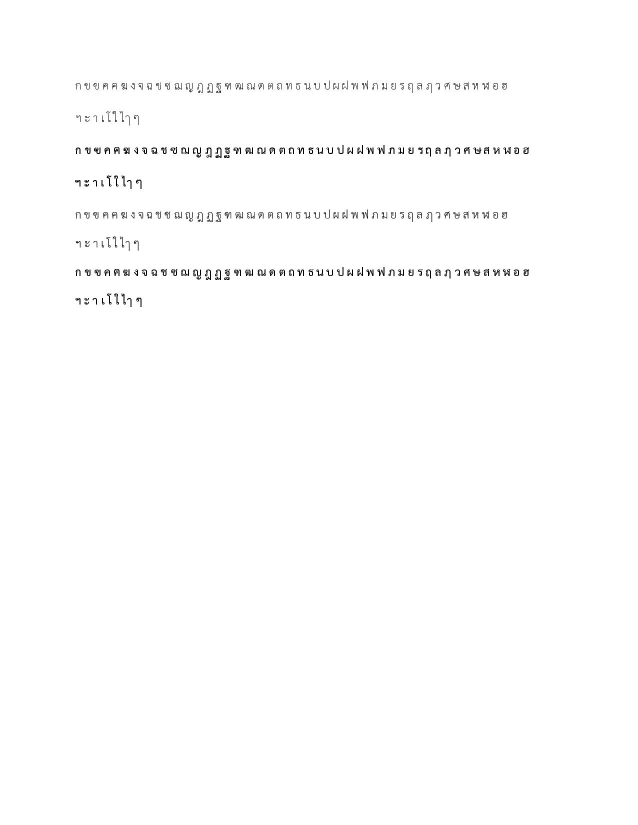
#> input picture unused/MLmodel/AllThaiChars2.jpg, 1275 x 1650 px (shown at 1/2 size)
$ python gentestdata.py
#> lines starting #> are read from the running program, lines starting #| are printed output that depends on the picture; after the words box and inside, x2 and y2 are one past the last pixel; in counts of white or black regions, pixels touching at a corner belong together
# GenData.py
#!/usr/bin/env python
# -*- coding:utf-8 -*-

import sys
import numpy as np
import cv2
import os

# module level variables ##########################################################################
MIN_CONTOUR_AREA = 100

RESIZED_IMAGE_WIDTH = 20
RESIZED_IMAGE_HEIGHT = 30

###################################################################################################
def main():
    imgTrainingNumbers = cv2.imread("AllThaiChars2.jpg")            # read in training numbers image
#> imgTrainingNumbers is the input picture: shape (1650, 1275, 3); min 0, max 255, mean 253.3

    if imgTrainingNumbers is None:                          # if image was not read successfully
        print ("error: image not read from file \n\n")        # print error message to std out
        os.system("pause")                                  # pause so user can see error message
        return                                              # and exit function (which exits program)
    # end if

    imgGray = cv2.cvtColor(imgTrainingNumbers, cv2.COLOR_BGR2GRAY)          # get grayscale image
    imgBlurred = cv2.GaussianBlur(imgGray, (5,5), 0)                        # blur

                                                        # filter image from grayscale to black and white
    imgThresh = cv2.adaptiveThreshold(imgBlurred,                           # input image
                                      255,                                  # make pixels that pass the threshold full white
                                      cv2.ADAPTIVE_THRESH_GAUSSIAN_C,       # use gaussian rather than mean, seems to give better results
                                      cv2.THRESH_BINARY_INV,                # invert so foreground will be white, background will be black
                                      11,                                   # size of a pixel neighborhood used to calculate threshold value
                                      2)                                    # constant subtracted from the mean or weighted mean
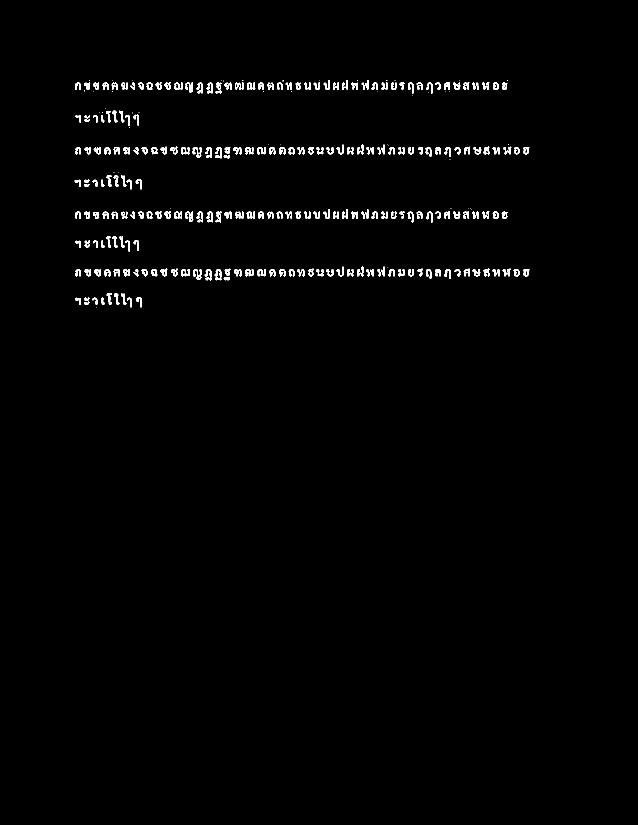
#> imgThresh: shape (1650, 1275) (shown at 1/2 size); 1.2% white; 277 white regions (43 under 20 px)

    cv2.imshow("imgThresh", imgThresh)      # show threshold image for reference

    imgThreshCopy = imgThresh.copy()        # make a copy of the thresh image, this in necessary b/c findContours modifies the image

    npaContours, npaHierarchy = cv2.findContours(imgThreshCopy,        # input image, make sure to use a copy since the function will modify this image in the course of finding contours
                                                 cv2.RETR_EXTERNAL,                 # retrieve the outermost contours only
                                                 cv2.CHAIN_APPROX_SIMPLE)           # compress horizontal, vertical, and diagonal segments and leave only their end points
#> npaContours = 277 contours, 43 with area under 20; largest, box (x1, y1, x2, y2) and area: (362, 538, 379, 553) 154, (386, 538, 403, 560) 152, (349, 165, 365, 180) 148, (348, 423, 364, 438) 142, (370, 423, 387, 444) 136; npaHierarchy = 277 rows, first 6: [1, -1, -1, -1], [2, 0, -1, -1], [3, 1, -1, -1], [4, 2, -1, -1], [5, 3, -1, -1], [6, 4, -1, -1]

                                # declare empty numpy array, we will use this to write to file later
                                # zero rows, enough cols to hold all image data
    npaFlattenedImages =  np.empty((0, RESIZED_IMAGE_WIDTH * RESIZED_IMAGE_HEIGHT))

    intClassifications = []         # declare empty classifications list, this will be our list of how we are classifying our chars from user input, we will write to file at the end
                                    #กขฃคฅฆงจฉชซฌญฎฏฐฑฒณดตถทธนบปผฝพฟภมยรฤลฦวศษสหฬอฮฯะาเโใไๅๆ
                                    # possible chars we are interested in are digits 0 through 9, put these in list intValidChars
    intValidChars = [ord('ก'), ord('ข'), ord('ฃ'), ord('ค'), ord('ฆ'), ord('ง'), ord('จ'), ord('ฉ'), ord('ช'), ord('ซ'),
                     ord('ฌ'), ord('ญ'), ord('ฎ'), ord('ฏ'), ord('ฐ'), ord('ฑ'), ord('ฒ'), ord('ณ'), ord('ด'), ord('ต'),
                     ord('ถ'), ord('ท'), ord('ธ'), ord('น'), ord('บ'), ord('ป'), ord('ผ'), ord('ฝ'), ord('พ'), ord('ฟ'),
                     ord('ภ'), ord('ม'), ord('ย'), ord('ร'), ord('ฤ'), ord('ล'), ord('ฦ'), ord('ว'), ord('ศ'), ord('ษ'), ord('ส'),
                     ord('ห'), ord('ฬ'), ord('อ'), ord('ฮ'), ord('ฯ'), ord('ะ'), ord('า'), ord('เ'), ord('โ'), ord('ใ'), ord('ไ'), ord('ๅ'), ord('ๆ')]

    for npaContour in npaContours:                          # for each contour
        if cv2.contourArea(npaContour) > MIN_CONTOUR_AREA:          # if contour is big enough to consider
            [intX, intY, intW, intH] = cv2.boundingRect(npaContour)         # get and break out bounding rect

                                                # draw rectangle around each contour as we ask user for input
            cv2.rectangle(imgTrainingNumbers,           # draw rectangle on original training image
                          (intX, intY),                 # upper left corner
                          (intX+intW,intY+intH),        # lower right corner
                          (0, 0, 255),                  # red
                          2)                            # thickness

            imgROI = imgThresh[intY:intY+intH, intX:intX+intW]                                  # crop char out of threshold image
            imgROIResized = cv2.resize(imgROI, (RESIZED_IMAGE_WIDTH, RESIZED_IMAGE_HEIGHT))     # resize image, this will be more consistent for recognition and storage

            cv2.imshow("imgROI", imgROI)                    # show cropped out char for reference
            cv2.imshow("imgROIResized", imgROIResized)      # show resized image for reference
            cv2.imshow("training_numbers.png", imgTrainingNumbers)      # show training numbers image, this will now have red rectangles drawn on it

            intChar = cv2.waitKey(0)                     # get key press

            if intChar == 27:                   # if esc key was pressed
                sys.exit()                      # exit program
            elif intChar in intValidChars:      # else if the char is in the list of chars we are looking for . . .

                intClassifications.append(intChar)                                                # append classification char to integer list of chars (we will convert to float later before writing to file)

                npaFlattenedImage = imgROIResized.reshape((1, RESIZED_IMAGE_WIDTH * RESIZED_IMAGE_HEIGHT))  # flatten image to 1d numpy array so we can write to file later
                npaFlattenedImages = np.append(npaFlattenedImages, npaFlattenedImage, 0)                    # add current flattened impage numpy array to list of flattened image numpy arrays
#> this loop made 14 passes; (key Esc is pressed on pass 14)
#> (intX, intY, intW, intH) on pass 14: (1047, 538, 12, 15)
#> npaContour on pass 1: [[193, 614]]
#> imgTrainingNumbers: shape (1650, 1275, 3); 0.01% of pixels changed, all inside (x1, y1, x2, y2) = (1046, 537, 1061, 555)
#> after the loop, intClassifications = []
            # end if
        # end if
    # end for

    fltClassifications = np.array(intClassifications, np.float32)                   # convert classifications list of ints to numpy array of floats

    npaClassifications = fltClassifications.reshape((fltClassifications.size, 1))   # flatten numpy array of floats to 1d so we can write to file later

    print ("\n\ntraining complete !!\n")

    np.savetxt("classifications.txt", npaClassifications)           # write flattened images to file
    np.savetxt("flattened_images.txt", npaFlattenedImages)          #

    cv2.destroyAllWindows()             # remove windows from memory

    return

###################################################################################################
if __name__ == "__main__":
    main()
#> (the program exits here)

$ run again, with unused/MLmodel/testimagewithother.jpg copied over unused/MLmodel/AllThaiChars2.jpg
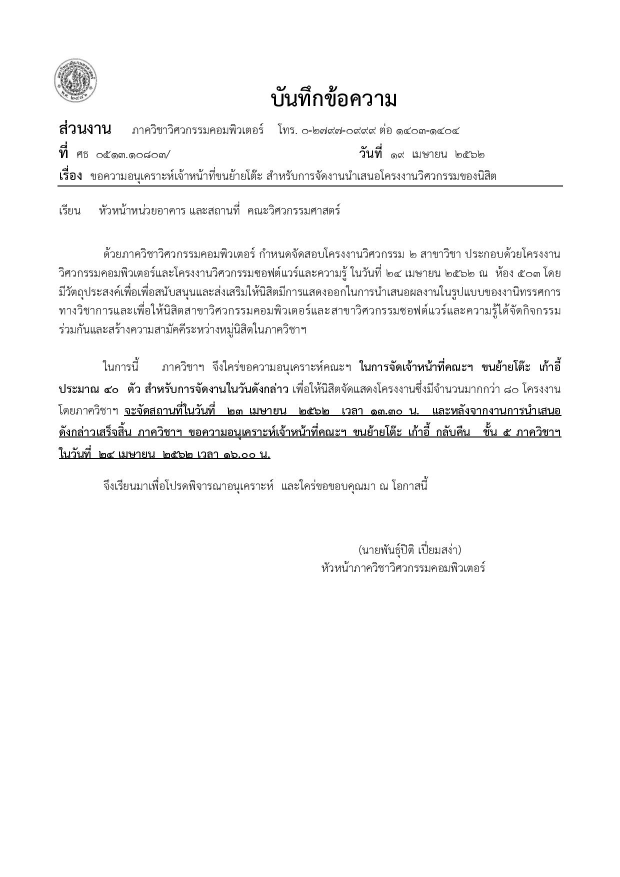
#> input picture unused/MLmodel/testimagewithother.jpg, 1240 x 1754 px (shown at 1/2 size)
#> in main, imgTrainingNumbers is the input picture: shape (1754, 1240, 3); min 0, max 255, mean 247.8
#> in main, `imgThresh = cv2.adaptiveThreshold(imgBlurred,`:
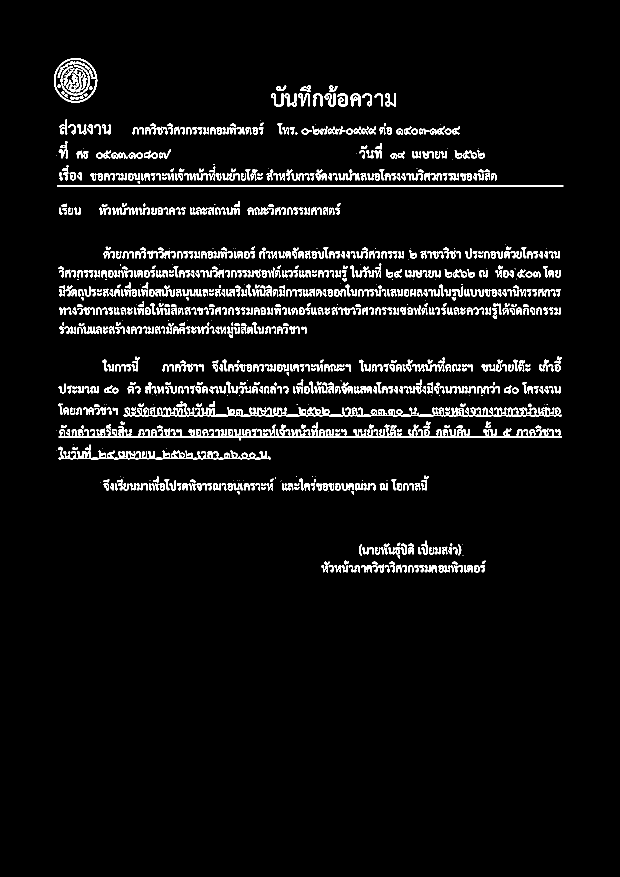
#> imgThresh: shape (1754, 1240) (shown at 1/2 size); 5.1% white; 1095 white regions (110 under 20 px)
#> npaContours = 1075 contours, 116 with area under 20; largest, box (x1, y1, x2, y2) and area: (117, 849, 1124, 881) 8268, (247, 802, 1124, 833) 6995, (108, 116, 195, 205) 5970, (117, 893, 542, 919) 3082, (114, 370, 1127, 374) 3031; npaHierarchy = 1075 rows, first 6: [1, -1, -1, -1], [2, 0, -1, -1], [3, 1, -1, -1], [4, 2, -1, -1], [5, 3, -1, -1], [6, 4, -1, -1]
#> the loop in main, `for npaContour in npaContours:` made 6 passes; (key Esc is pressed on pass 6)
#> (intX, intY, intW, intH) on pass 6: (948, 1130, 11, 15)
#> after the loop in main, `for npaContour in npaContours:`: intClassifications = []
